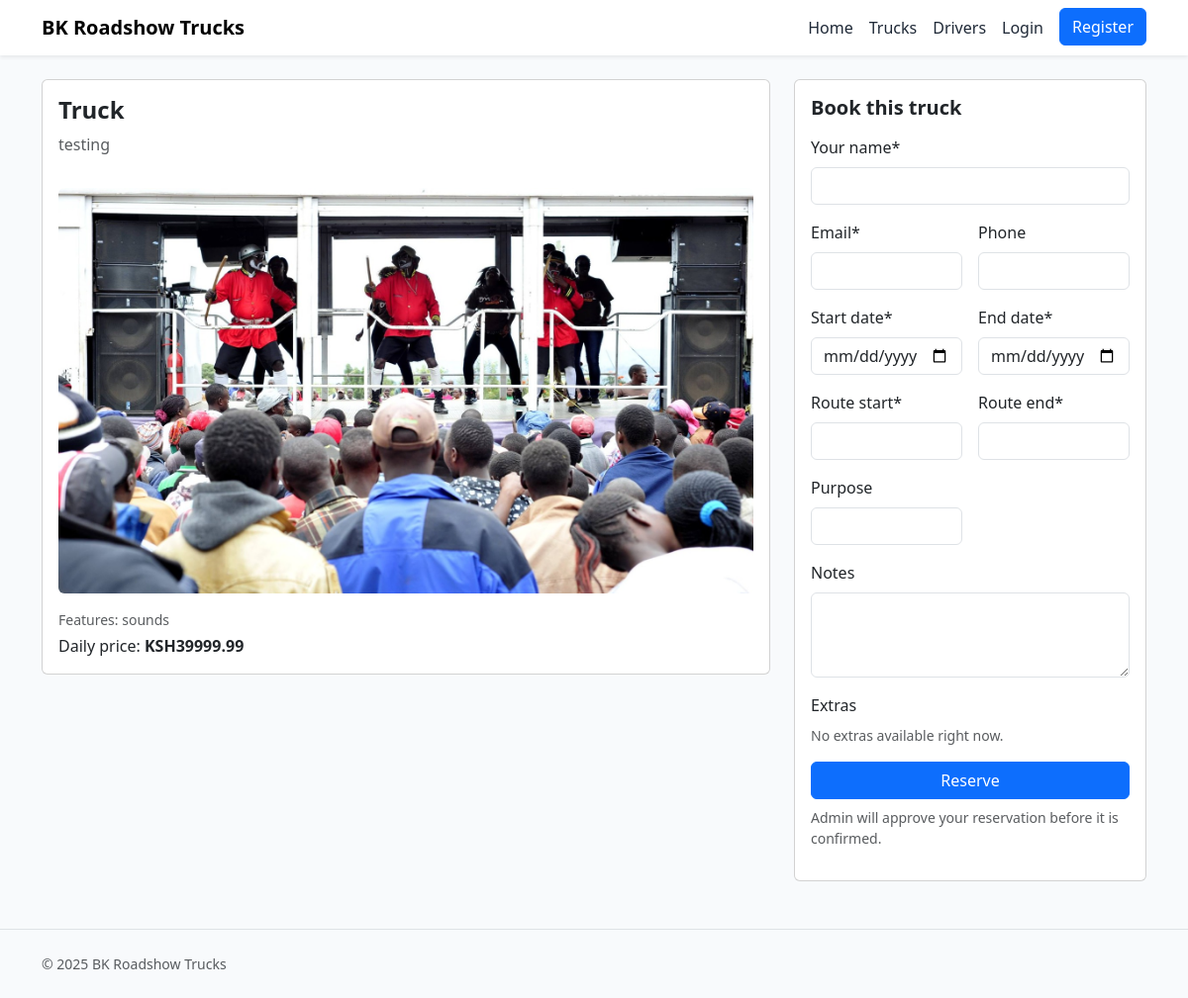
Screenshot of /trucks/truck/ with the database file from the repository.
### trucks/models.py (models this page shows, shortened)
class Truck(models.Model):
    name = models.CharField(max_length=150)
    slug = models.SlugField(max_length=160, unique=True, blank=True)
    license_plate = models.CharField(max_length=30, blank=True)
    daily_price = models.DecimalField(max_digits=10, decimal_places=2)
    description = models.TextField(blank=True)
    features = models.TextField(blank=True, help_text="Comma-separated features, e.g. sound, screens")
    image_url = models.URLField(blank=True)
    image = models.ImageField(upload_to='trucks/', blank=True, null=True)
    is_active = models.BooleanField(default=True)
    driver = models.ForeignKey(Driver, null=True, blank=True, on_delete=models.SET_NULL)

### trucks/views.py (the view, shortened to what this page needs)
# urls.py: path('<slug:slug>/', views.truck_detail, name='detail'),
def truck_detail(request, slug):
    truck = get_object_or_404(Truck, slug=slug, is_active=True)
    extras = Extra.objects.filter(active=True)
    return render(request, 'trucks/detail.html', {"truck": truck, "extras": extras})

### templates/trucks/detail.html (shortened to what this page needs)
{% extends 'base.html' %}
{% block content %}
<div class="row g-4">
  <div class="col-md-8">
    <div class="card">
      <div class="card-body">
        <h1 class="h4 fw-bold">{{ truck.name }}</h1>
        <p class="text-muted">{{ truck.description }}</p>
        {% if truck.image %}
          <img src="{{ truck.image.url }}" alt="{{ truck.name }}" class="img-fluid rounded mt-3" />
        {% elif truck.image_url %}
          <img src="{{ truck.image_url }}" alt="{{ truck.name }}" class="img-fluid rounded mt-3" />
        {% endif %}
        <div class="mt-3 small text-muted">Features: {{ truck.features }}</div>
        <div class="mt-1">Daily price: <span class="fw-semibold">KSH{{ truck.daily_price }}</span></div>
      </div>
    </div>
  </div>
  <div class="col-md-4">
    <div class="card">
      <div class="card-body">
        <h2 class="h5 fw-semibold mb-3">Book this truck</h2>
        <form method="post" class="row g-3">
          <div class="col-12">
            <label class="form-label">Your name*</label>
            <input name="customer_name" class="form-control" required />
          </div>
          <div class="col-md-6">
            <label class="form-label">Email*</label>
            <input type="email" name="email" class="form-control" required />
          </div>
          <div class="col-md-6">
            <label class="form-label">Phone</label>
            <input name="phone" class="form-control" />
          </div>
          <div class="col-md-6">
            <label class="form-label">Start date*</label>
            <input type="date" name="start_date" class="form-control" required />
          </div>
          <div class="col-md-6">
            <label class="form-label">End date*</label>
            <input type="date" name="end_date" class="form-control" required />
          </div>
          <div class="col-md-6">
            <label class="form-label">Route start*</label>
            <input name="route_start" class="form-control" required />
          </div>
          <div class="col-md-6">
            <label class="form-label">Route end*</label>
            <input name="route_end" class="form-control" required />
          </div>
          <div class="col-md-6">
            <label class="form-label">Purpose</label>
            <input name="purpose" class="form-control" />
          </div>
          <div class="col-12">
            <label class="form-label">Notes</label>
            <textarea name="route_notes" class="form-control" rows="3"></textarea>
          </div>
          <div class="col-12">
            <label class="form-label">Extras</label>
            <div>
              {% for e in extras %}
              <div class="form-check">
                <input class="form-check-input" type="checkbox" name="extras" value="{{ e.id }}" id="extra{{ e.id }}">
                <label class="form-check-label" for="extra{{ e.id }}">{{ e.name }} — KSH{{ e.price_per_day }}/day</label>
              </div>
              {% empty %}
              <p class="text-muted small mb-0">No extras available right now.</p>
              {% endfor %}
            </div>
          </div>
          <div class="col-12">
            <button class="btn btn-primary w-100">Reserve</button>
          </div>
        </form>
        <p class="small text-muted mt-2">Admin will approve your reservation before it is confirmed.</p>
      </div>
    </div>
  </div>
</div>
{% endblock %}

### templates/base.html (style rules this page uses)
:root { --bs-primary: #2B6EF3; --bs-primary-rgb: 43,110,243; }
body { background: #f8fafc; }

### rows the page displays
Truck: name "Truck", description "testing", image (picture), features "sounds", daily_price "39999.99"

### other values shown
{{ now|default:2025 }} "2025"
